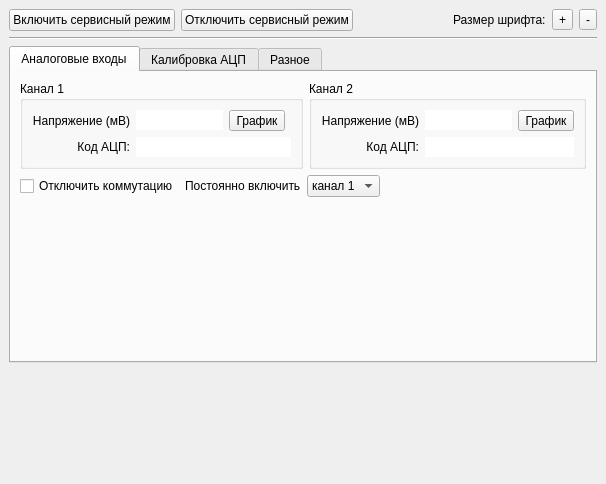
<ui version="4.0" >
 <class>MainWindow</class>
 <widget class="QMainWindow" name="MainWindow" >
  <property name="geometry" >
   <rect>
    <x>0</x>
    <y>0</y>
    <width>606</width>
    <height>484</height>
   </rect>
  </property>
  <property name="windowTitle" >
   <string>MainWindow</string>
  </property>
  <widget class="QWidget" name="centralwidget" >
   <layout class="QVBoxLayout" >
    <item>
     <layout class="QHBoxLayout" >
      <item>
       <widget class="QPushButton" name="pb_sm_enable" >
        <property name="text" >
         <string>Включить сервисный режим</string>
        </property>
       </widget>
      </item>
      <item>
       <widget class="QPushButton" name="pb_sm_disable" >
        <property name="text" >
         <string>Отключить сервисный режим</string>
        </property>
       </widget>
      </item>
      <item>
       <spacer>
        <property name="orientation" >
         <enum>Qt::Horizontal</enum>
        </property>
        <property name="sizeHint" stdset="0" >
         <size>
          <width>40</width>
          <height>20</height>
         </size>
        </property>
       </spacer>
      </item>
      <item>
       <widget class="QLabel" name="label_16" >
        <property name="text" >
         <string>Размер шрифта:</string>
        </property>
       </widget>
      </item>
      <item>
       <widget class="QToolButton" name="pb_font_plus" >
        <property name="text" >
         <string>+</string>
        </property>
       </widget>
      </item>
      <item>
       <widget class="QToolButton" name="pb_font_minus" >
        <property name="text" >
         <string>-</string>
        </property>
       </widget>
      </item>
     </layout>
    </item>
    <item>
     <widget class="Line" name="line" >
      <property name="orientation" >
       <enum>Qt::Horizontal</enum>
      </property>
     </widget>
    </item>
    <item>
     <widget class="QTabWidget" name="tabWidget" >
      <property name="currentIndex" >
       <number>0</number>
      </property>
      <widget class="QWidget" name="tab" >
       <attribute name="title" >
        <string>Аналоговые входы</string>
       </attribute>
       <layout class="QVBoxLayout" >
        <item>
         <layout class="QHBoxLayout" >
          <item>
           <widget class="QGroupBox" name="groupBox_9" >
            <property name="title" >
             <string>Канал 1</string>
            </property>
            <layout class="QGridLayout" >
             <item row="0" column="0" >
              <widget class="QLabel" name="label_10" >
               <property name="text" >
                <string>Напряжение (мВ)</string>
               </property>
               <property name="alignment" >
                <set>Qt::AlignRight|Qt::AlignTrailing|Qt::AlignVCenter</set>
               </property>
              </widget>
             </item>
             <item row="0" column="1" >
              <widget class="QLineEdit" name="le_ai1" >
               <property name="frame" >
                <bool>false</bool>
               </property>
               <property name="readOnly" >
                <bool>true</bool>
               </property>
              </widget>
             </item>
             <item row="1" column="0" >
              <widget class="QLabel" name="label_11" >
               <property name="text" >
                <string>Код АЦП:</string>
               </property>
               <property name="alignment" >
                <set>Qt::AlignRight|Qt::AlignTrailing|Qt::AlignVCenter</set>
               </property>
              </widget>
             </item>
             <item row="1" column="1" colspan="3" >
              <widget class="QLineEdit" name="le_ai1_raw" >
               <property name="frame" >
                <bool>false</bool>
               </property>
               <property name="readOnly" >
                <bool>true</bool>
               </property>
              </widget>
             </item>
             <item row="0" column="2" >
              <widget class="QToolButton" name="pb_ai1_graph" >
               <property name="text" >
                <string>График</string>
               </property>
              </widget>
             </item>
            </layout>
           </widget>
          </item>
          <item>
           <widget class="QGroupBox" name="groupBox_10" >
            <property name="title" >
             <string>Канал 2</string>
            </property>
            <layout class="QGridLayout" >
             <item row="0" column="0" >
              <widget class="QLabel" name="label_17" >
               <property name="text" >
                <string>Напряжение (мВ)</string>
               </property>
               <property name="alignment" >
                <set>Qt::AlignRight|Qt::AlignTrailing|Qt::AlignVCenter</set>
               </property>
              </widget>
             </item>
             <item row="0" column="1" >
              <widget class="QLineEdit" name="le_ai2" >
               <property name="frame" >
                <bool>false</bool>
               </property>
               <property name="readOnly" >
                <bool>true</bool>
               </property>
              </widget>
             </item>
             <item row="1" column="0" >
              <widget class="QLabel" name="label_19" >
               <property name="text" >
                <string>Код АЦП:</string>
               </property>
               <property name="alignment" >
                <set>Qt::AlignRight|Qt::AlignTrailing|Qt::AlignVCenter</set>
               </property>
              </widget>
             </item>
             <item row="1" column="1" colspan="2" >
              <widget class="QLineEdit" name="le_ai2_raw" >
               <property name="frame" >
                <bool>false</bool>
               </property>
               <property name="readOnly" >
                <bool>true</bool>
               </property>
              </widget>
             </item>
             <item row="0" column="2" >
              <widget class="QToolButton" name="pb_ai2_graph" >
               <property name="text" >
                <string>График</string>
               </property>
              </widget>
             </item>
            </layout>
           </widget>
          </item>
         </layout>
        </item>
        <item>
         <layout class="QHBoxLayout" >
          <item>
           <widget class="QCheckBox" name="cb_comm" >
            <property name="text" >
             <string>Отключить коммутацию</string>
            </property>
           </widget>
          </item>
          <item>
           <widget class="QLabel" name="label_comm_post" >
            <property name="text" >
             <string>Постоянно включить</string>
            </property>
           </widget>
          </item>
          <item>
           <widget class="QComboBox" name="cbox_comm" >
            <item>
             <property name="text" >
              <string>канал 1</string>
             </property>
            </item>
            <item>
             <property name="text" >
              <string>канал 2</string>
             </property>
            </item>
           </widget>
          </item>
          <item>
           <spacer>
            <property name="orientation" >
             <enum>Qt::Horizontal</enum>
            </property>
            <property name="sizeHint" stdset="0" >
             <size>
              <width>40</width>
              <height>20</height>
             </size>
            </property>
           </spacer>
          </item>
         </layout>
        </item>
        <item>
         <spacer>
          <property name="orientation" >
           <enum>Qt::Vertical</enum>
          </property>
          <property name="sizeHint" stdset="0" >
           <size>
            <width>481</width>
            <height>96</height>
           </size>
          </property>
         </spacer>
        </item>
       </layout>
      </widget>
      <widget class="QWidget" name="tab_4" >
       <attribute name="title" >
        <string>Калибровка АЦП</string>
       </attribute>
       <layout class="QGridLayout" >
        <item row="0" column="0" colspan="2" >
         <layout class="QHBoxLayout" >
          <item>
           <widget class="QLabel" name="label_14" >
            <property name="text" >
             <string>Подключение:</string>
            </property>
           </widget>
          </item>
          <item>
           <widget class="QComboBox" name="cbox_adc_calib_channel" >
            <item>
             <property name="text" >
              <string>Канал 1</string>
             </property>
            </item>
            <item>
             <property name="text" >
              <string>Канал 2</string>
             </property>
            </item>
           </widget>
          </item>
          <item>
           <widget class="QLabel" name="label_12" >
            <property name="text" >
             <string>код АЦП:</string>
            </property>
           </widget>
          </item>
          <item>
           <widget class="QLineEdit" name="le_current_code" >
            <property name="styleSheet" >
             <string notr="true" />
            </property>
            <property name="frame" >
             <bool>false</bool>
            </property>
            <property name="readOnly" >
             <bool>true</bool>
            </property>
           </widget>
          </item>
          <item>
           <widget class="QLabel" name="label_9" >
            <property name="text" >
             <string>усредненный за 3 сек</string>
            </property>
           </widget>
          </item>
          <item>
           <widget class="QLineEdit" name="le_current_code_avr" >
            <property name="styleSheet" >
             <string notr="true" />
            </property>
            <property name="frame" >
             <bool>false</bool>
            </property>
            <property name="readOnly" >
             <bool>true</bool>
            </property>
           </widget>
          </item>
         </layout>
        </item>
        <item row="1" column="0" >
         <widget class="QGroupBox" name="groupBox_6" >
          <property name="title" >
           <string>Нижняя точка</string>
          </property>
          <layout class="QGridLayout" >
           <item row="0" column="0" >
            <widget class="QLabel" name="label_3" >
             <property name="text" >
              <string>Значение (мВ):</string>
             </property>
             <property name="alignment" >
              <set>Qt::AlignRight|Qt::AlignTrailing|Qt::AlignVCenter</set>
             </property>
            </widget>
           </item>
           <item row="0" column="1" >
            <widget class="QLineEdit" name="le_lp_value" />
           </item>
           <item row="1" column="0" >
            <widget class="QLabel" name="label_4" >
             <property name="text" >
              <string>Код АЦП:</string>
             </property>
             <property name="alignment" >
              <set>Qt::AlignRight|Qt::AlignTrailing|Qt::AlignVCenter</set>
             </property>
            </widget>
           </item>
           <item row="1" column="1" >
            <widget class="QLineEdit" name="le_lp_code" >
             <property name="frame" >
              <bool>false</bool>
             </property>
             <property name="readOnly" >
              <bool>true</bool>
             </property>
            </widget>
           </item>
           <item row="1" column="2" >
            <widget class="QToolButton" name="pb_lp_trap" >
             <property name="text" >
              <string>Захват</string>
             </property>
            </widget>
           </item>
          </layout>
         </widget>
        </item>
        <item row="1" column="1" >
         <widget class="QGroupBox" name="groupBox_8" >
          <property name="title" >
           <string>Расчетные параметры</string>
          </property>
          <layout class="QGridLayout" >
           <item row="0" column="0" >
            <widget class="QLabel" name="label_7" >
             <property name="text" >
              <string>Коэфф. A</string>
             </property>
            </widget>
           </item>
           <item row="0" column="1" >
            <widget class="QLineEdit" name="le_A" >
             <property name="styleSheet" >
              <string notr="true" />
             </property>
             <property name="frame" >
              <bool>false</bool>
             </property>
             <property name="readOnly" >
              <bool>true</bool>
             </property>
            </widget>
           </item>
           <item row="1" column="0" >
            <widget class="QLabel" name="label_8" >
             <property name="text" >
              <string>Коэфф. B</string>
             </property>
            </widget>
           </item>
           <item row="1" column="1" >
            <widget class="QLineEdit" name="le_B" >
             <property name="styleSheet" >
              <string notr="true" />
             </property>
             <property name="frame" >
              <bool>false</bool>
             </property>
             <property name="readOnly" >
              <bool>true</bool>
             </property>
            </widget>
           </item>
          </layout>
         </widget>
        </item>
        <item rowspan="3" row="2" column="0" >
         <widget class="QGroupBox" name="groupBox_7" >
          <property name="title" >
           <string>Верхняя точка</string>
          </property>
          <layout class="QGridLayout" >
           <item row="0" column="0" >
            <widget class="QLabel" name="label_5" >
             <property name="text" >
              <string>Значение (мВ):</string>
             </property>
             <property name="alignment" >
              <set>Qt::AlignRight|Qt::AlignTrailing|Qt::AlignVCenter</set>
             </property>
            </widget>
           </item>
           <item row="0" column="1" >
            <widget class="QLineEdit" name="le_hp_value" />
           </item>
           <item row="1" column="0" >
            <widget class="QLabel" name="label_6" >
             <property name="text" >
              <string>Код АЦП:</string>
             </property>
             <property name="alignment" >
              <set>Qt::AlignRight|Qt::AlignTrailing|Qt::AlignVCenter</set>
             </property>
            </widget>
           </item>
           <item row="1" column="1" >
            <widget class="QLineEdit" name="le_hp_code" >
             <property name="frame" >
              <bool>false</bool>
             </property>
             <property name="readOnly" >
              <bool>true</bool>
             </property>
            </widget>
           </item>
           <item row="1" column="2" >
            <widget class="QToolButton" name="pb_hp_trap" >
             <property name="text" >
              <string>Захват</string>
             </property>
            </widget>
           </item>
          </layout>
         </widget>
        </item>
        <item row="2" column="1" >
         <spacer>
          <property name="orientation" >
           <enum>Qt::Vertical</enum>
          </property>
          <property name="sizeHint" stdset="0" >
           <size>
            <width>161</width>
            <height>21</height>
           </size>
          </property>
         </spacer>
        </item>
        <item row="3" column="1" >
         <widget class="QPushButton" name="pb_adc_clear" >
          <property name="text" >
           <string>Очистить калибровку</string>
          </property>
         </widget>
        </item>
        <item row="4" column="1" >
         <widget class="QPushButton" name="pb_adc_write" >
          <property name="font" >
           <font>
            <weight>75</weight>
            <bold>true</bold>
           </font>
          </property>
          <property name="text" >
           <string>Записать калибровку</string>
          </property>
         </widget>
        </item>
        <item row="5" column="0" colspan="2" >
         <spacer>
          <property name="orientation" >
           <enum>Qt::Vertical</enum>
          </property>
          <property name="sizeHint" stdset="0" >
           <size>
            <width>481</width>
            <height>16</height>
           </size>
          </property>
         </spacer>
        </item>
       </layout>
      </widget>
      <widget class="QWidget" name="tab_5" >
       <attribute name="title" >
        <string>Разное</string>
       </attribute>
       <layout class="QGridLayout" >
        <item row="0" column="0" >
         <widget class="QGroupBox" name="groupBox_3" >
          <property name="title" >
           <string>Аналоговый выход</string>
          </property>
          <layout class="QHBoxLayout" >
           <item>
            <widget class="QLabel" name="label" >
             <property name="text" >
              <string>Код ЦАП:</string>
             </property>
            </widget>
           </item>
           <item>
            <widget class="QSpinBox" name="sb_ao" >
             <property name="sizePolicy" >
              <sizepolicy vsizetype="Fixed" hsizetype="Expanding" >
               <horstretch>0</horstretch>
               <verstretch>0</verstretch>
              </sizepolicy>
             </property>
             <property name="maximum" >
              <number>4095</number>
             </property>
             <property name="singleStep" >
              <number>100</number>
             </property>
            </widget>
           </item>
           <item>
            <widget class="QToolButton" name="pb_ao_0" >
             <property name="text" >
              <string>0</string>
             </property>
            </widget>
           </item>
           <item>
            <widget class="QToolButton" name="pb_ao_2048" >
             <property name="text" >
              <string>2048</string>
             </property>
            </widget>
           </item>
           <item>
            <widget class="QToolButton" name="pb_ao_4095" >
             <property name="text" >
              <string>4095</string>
             </property>
            </widget>
           </item>
          </layout>
         </widget>
        </item>
        <item row="0" column="1" >
         <widget class="QGroupBox" name="groupBox_2" >
          <property name="title" >
           <string>I2C датчик температуры</string>
          </property>
          <layout class="QHBoxLayout" >
           <item>
            <widget class="QLineEdit" name="le_i2c_temp" >
             <property name="frame" >
              <bool>false</bool>
             </property>
             <property name="readOnly" >
              <bool>true</bool>
             </property>
            </widget>
           </item>
           <item>
            <widget class="QLabel" name="label_2" >
             <property name="text" >
              <string>°С</string>
             </property>
            </widget>
           </item>
          </layout>
         </widget>
        </item>
        <item row="2" column="0" colspan="2" >
         <widget class="QGroupBox" name="groupBox_5" >
          <property name="title" >
           <string>Светодиодные индикаторы</string>
          </property>
          <layout class="QHBoxLayout" >
           <item>
            <widget class="QPushButton" name="pb_disp_all" >
             <property name="text" >
              <string>Вкл все</string>
             </property>
             <property name="checkable" >
              <bool>true</bool>
             </property>
            </widget>
           </item>
           <item>
            <widget class="QPushButton" name="pb_disp_off" >
             <property name="text" >
              <string>Откл все</string>
             </property>
             <property name="checkable" >
              <bool>true</bool>
             </property>
            </widget>
           </item>
           <item>
            <widget class="QPushButton" name="pb_disp_55" >
             <property name="text" >
              <string>Режим 0x55</string>
             </property>
             <property name="checkable" >
              <bool>true</bool>
             </property>
            </widget>
           </item>
           <item>
            <widget class="QPushButton" name="pb_disp_AA" >
             <property name="text" >
              <string>Режим 0xAA</string>
             </property>
             <property name="checkable" >
              <bool>true</bool>
             </property>
            </widget>
           </item>
          </layout>
         </widget>
        </item>
        <item row="3" column="0" colspan="2" >
         <widget class="QGroupBox" name="groupBox_4" >
          <property name="title" >
           <string>Дискретные выходы</string>
          </property>
          <layout class="QHBoxLayout" >
           <item>
            <widget class="QPushButton" name="pb_do1" >
             <property name="text" >
              <string>Механическое  реле 1</string>
             </property>
             <property name="checkable" >
              <bool>true</bool>
             </property>
            </widget>
           </item>
           <item>
            <widget class="QPushButton" name="pb_do2" >
             <property name="text" >
              <string>Механическое  реле 2</string>
             </property>
             <property name="checkable" >
              <bool>true</bool>
             </property>
            </widget>
           </item>
           <item>
            <widget class="QPushButton" name="pb_do3" >
             <property name="text" >
              <string>Оптореле 1</string>
             </property>
             <property name="checkable" >
              <bool>true</bool>
             </property>
            </widget>
           </item>
           <item>
            <widget class="QPushButton" name="pb_do4" >
             <property name="text" >
              <string>Оптореле 2</string>
             </property>
             <property name="checkable" >
              <bool>true</bool>
             </property>
            </widget>
           </item>
          </layout>
         </widget>
        </item>
        <item row="1" column="0" colspan="2" >
         <widget class="QGroupBox" name="groupBox" >
          <property name="title" >
           <string>Аналоговые входы</string>
          </property>
          <layout class="QHBoxLayout" name="horizontalLayout" >
           <item>
            <widget class="QLabel" name="label_13" >
             <property name="text" >
              <string>Канал 1</string>
             </property>
            </widget>
           </item>
           <item>
            <widget class="QLineEdit" name="le_ai1_1" >
             <property name="frame" >
              <bool>false</bool>
             </property>
             <property name="readOnly" >
              <bool>true</bool>
             </property>
            </widget>
           </item>
           <item>
            <widget class="QLabel" name="label_15" >
             <property name="text" >
              <string>Канал 2</string>
             </property>
            </widget>
           </item>
           <item>
            <widget class="QLineEdit" name="le_ai2_1" >
             <property name="frame" >
              <bool>false</bool>
             </property>
             <property name="readOnly" >
              <bool>true</bool>
             </property>
            </widget>
           </item>
          </layout>
         </widget>
        </item>
       </layout>
      </widget>
     </widget>
    </item>
    <item>
     <spacer>
      <property name="orientation" >
       <enum>Qt::Vertical</enum>
      </property>
      <property name="sizeHint" stdset="0" >
       <size>
        <width>20</width>
        <height>40</height>
       </size>
      </property>
     </spacer>
    </item>
   </layout>
  </widget>
 </widget>
 <tabstops>
  <tabstop>sb_ao</tabstop>
  <tabstop>pb_ao_0</tabstop>
  <tabstop>pb_ao_2048</tabstop>
  <tabstop>pb_ao_4095</tabstop>
  <tabstop>le_i2c_temp</tabstop>
  <tabstop>le_current_code</tabstop>
  <tabstop>cbox_adc_calib_channel</tabstop>
  <tabstop>le_lp_value</tabstop>
  <tabstop>le_lp_code</tabstop>
  <tabstop>pb_lp_trap</tabstop>
  <tabstop>le_hp_value</tabstop>
  <tabstop>le_hp_code</tabstop>
  <tabstop>pb_hp_trap</tabstop>
  <tabstop>le_A</tabstop>
  <tabstop>le_B</tabstop>
  <tabstop>pb_adc_clear</tabstop>
  <tabstop>pb_adc_write</tabstop>
  <tabstop>pb_disp_all</tabstop>
  <tabstop>pb_disp_off</tabstop>
  <tabstop>pb_disp_55</tabstop>
  <tabstop>pb_disp_AA</tabstop>
  <tabstop>pb_do1</tabstop>
  <tabstop>pb_do2</tabstop>
  <tabstop>pb_do3</tabstop>
  <tabstop>pb_do4</tabstop>
 </tabstops>
 <resources/>
 <connections/>
</ui>
